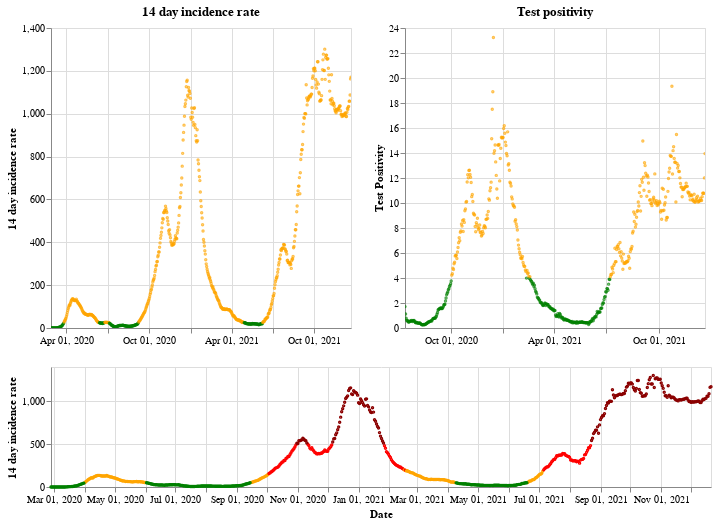

The notebook cell saved with this chart:
### Markdown cell above
## Wales

### Code cell
plot_traffic_light('Wales')

### Figure 1 — Vega-Lite specification as saved in the notebook (floating-point values rounded to 4 significant figures; data arrays with more than 128 entries replaced by an {"elided": "..."} marker saying what was removed)
{"config": {"view": {"continuousWidth": 400, "continuousHeight": 300}}, "vconcat": [{"hconcat": [{"mark": {"type": "point", "size": 2}, "encoding": {"color": {"condition": {"value": "green", "test": "(datum.twoWeeklyCasesRate <= 25)"}, "value": "orange"}, "tooltip": [{"type": "nominal", "field": "areaName"}, {"type": "temporal", "field": "date"}, {"type": "quantitative", "field": "twoWeeklyCasesRate"}, {"type": "quantitative", "field": "testPositivity"}], "x": {"type": "temporal", "axis": {"title": ""}, "field": "date", "scale": {"domain": {"selection": "DateBrush"}}, "timeUnit": "yearmonthdate"}, "y": {"type": "quantitative", "axis": {"title": "14 day incidence rate"}, "field": "twoWeeklyCasesRate"}}, "title": "14 day incidence rate", "width": 300}, {"mark": {"type": "point", "size": 2}, "encoding": {"color": {"condition": {"value": "green", "test": "(datum.testPositivity <= 4)"}, "value": "orange"}, "tooltip": [{"type": "nominal", "field": "areaName"}, {"type": "temporal", "field": "date"}, {"type": "quantitative", "field": "twoWeeklyCasesRate"}, {"type": "quantitative", "field": "testPositivity"}], "x": {"type": "temporal", "axis": {"title": ""}, "field": "date", "scale": {"domain": {"selection": "DateBrush"}}, "timeUnit": "yearmonthdate"}, "y": {"type": "quantitative", "axis": {"title": "Test Positivity"}, "field": "testPositivity"}}, "title": "Test positivity", "width": 300}]}, {"layer": [{"mark": {"type": "point", "size": 2}, "encoding": {"color": {"condition": {"value": "orange", "test": "(((datum.testPositivity < 4) && (datum.twoWeeklyCasesRate >= 50)) && (datum.twoWeeklyCasesRate < 200))"}, "value": "red"}, "opacity": {"condition": {"value": 1, "test": "((datum.twoWeeklyCasesRate >= 50) && (datum.twoWeeklyCasesRate < 500))"}, "value": 0}, "tooltip": [{"type": "nominal", "field": "areaName"}, {"type": "temporal", "field": "date"}, {"type": "quantitative", "field": "twoWeeklyCasesRate"}, {"type": "quantitative", "field": "testPositivity"}], "x": {"type": "temporal", "axis": {"title": "Date"}, "field": "date", "timeUnit": "yearmonthdate"}, "y": {"type": "quantitative", "axis": {"title": "14 day incidence rate"}, "field": "twoWeeklyCasesRate"}}, "selection": {"DateBrush": {"type": "interval", "encodings": ["x"], "fields": ["Time"]}}}, {"mark": {"type": "point", "size": 2}, "encoding": {"color": {"value": "darkred"}, "opacity": {"condition": {"value": 1, "test": "(datum.twoWeeklyCasesRate >= 500)"}, "value": 0}, "tooltip": [{"type": "nominal", "field": "areaName"}, {"type": "temporal", "field": "date"}, {"type": "quantitative", "field": "twoWeeklyCasesRate"}, {"type": "quantitative", "field": "testPositivity"}], "x": {"type": "temporal", "axis": {"title": "Date"}, "field": "date", "timeUnit": "yearmonthdate"}, "y": {"type": "quantitative", "axis": {"title": "14 day incidence rate"}, "field": "twoWeeklyCasesRate"}}}, {"mark": {"type": "point", "size": 2}, "encoding": {"color": {"condition": {"value": "green", "test": "((datum.testPositivity < 4) && (datum.twoWeeklyCasesRate < 50))"}, "value": "orange"}, "opacity": {"condition": {"value": 1, "test": "(datum.twoWeeklyCasesRate < 50)"}, "value": 0}, "tooltip": [{"type": "nominal", "field": "areaName"}, {"type": "temporal", "field": "date"}, {"type": "quantitative", "field": "twoWeeklyCasesRate"}, {"type": "quantitative", "field": "testPositivity"}], "x": {"type": "temporal", "axis": {"title": "Date"}, "field": "date", "timeUnit": "yearmonthdate"}, "y": {"type": "quantitative", "axis": {"title": "14 day incidence rate"}, "field": "twoWeeklyCasesRate"}}}], "height": 120, "width": 660}], "data": {"name": "data-1b05c8320722d9c614a75e56bc793a14"}, "$schema": "https://vega.github.io/schema/vega-lite/v4.8.1.json", "datasets": {"data-1b05c8320722d9c614a75e56bc793a14": {"elided": "664 records"}}}
